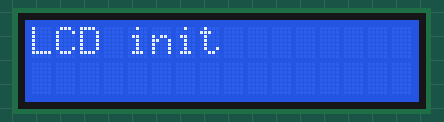
A sketch run on a simulated Arduino Uno, built with avr-gcc and run on an emulated ATmega328P. Shown: 16×2 character LCD.

Above: at 0.1 s.
At 4.74 s:
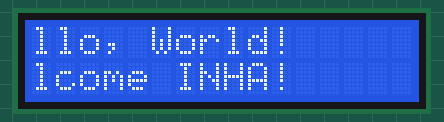
At 9.28 s:
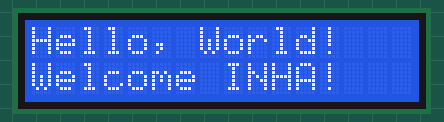
At 20.03 s:
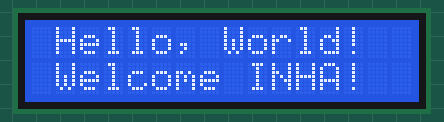
At 31.09 s:
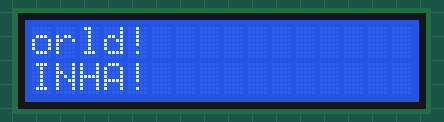
At 39.88 s:
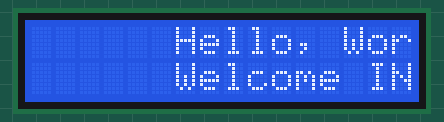

The sketch:

sketch_mar25b.ino
```cpp
#include <Wire.h>
#include <LiquidCrystal_I2C.h>

LiquidCrystal_I2C lcd(0x27, 16, 2);

void setup() {
  lcd.init();
  lcd.backlight();
  lcd.print("LCD init");
  delay(2000);
  lcd.clear();
}

void loop() {
  lcd.setCursor(16, 0);
  lcd.print("Hello, World!");
  lcd.setCursor(16, 1);
  lcd.print("Welcome INHA!");

  for (int position = 0; position < 32; position++) {
    lcd.scrollDisplayLeft();
    delay(150);
  }

  for (int position = 0; position < 16; position++) {
    lcd.scrollDisplayRight();
    delay(150);
  }
}
```
